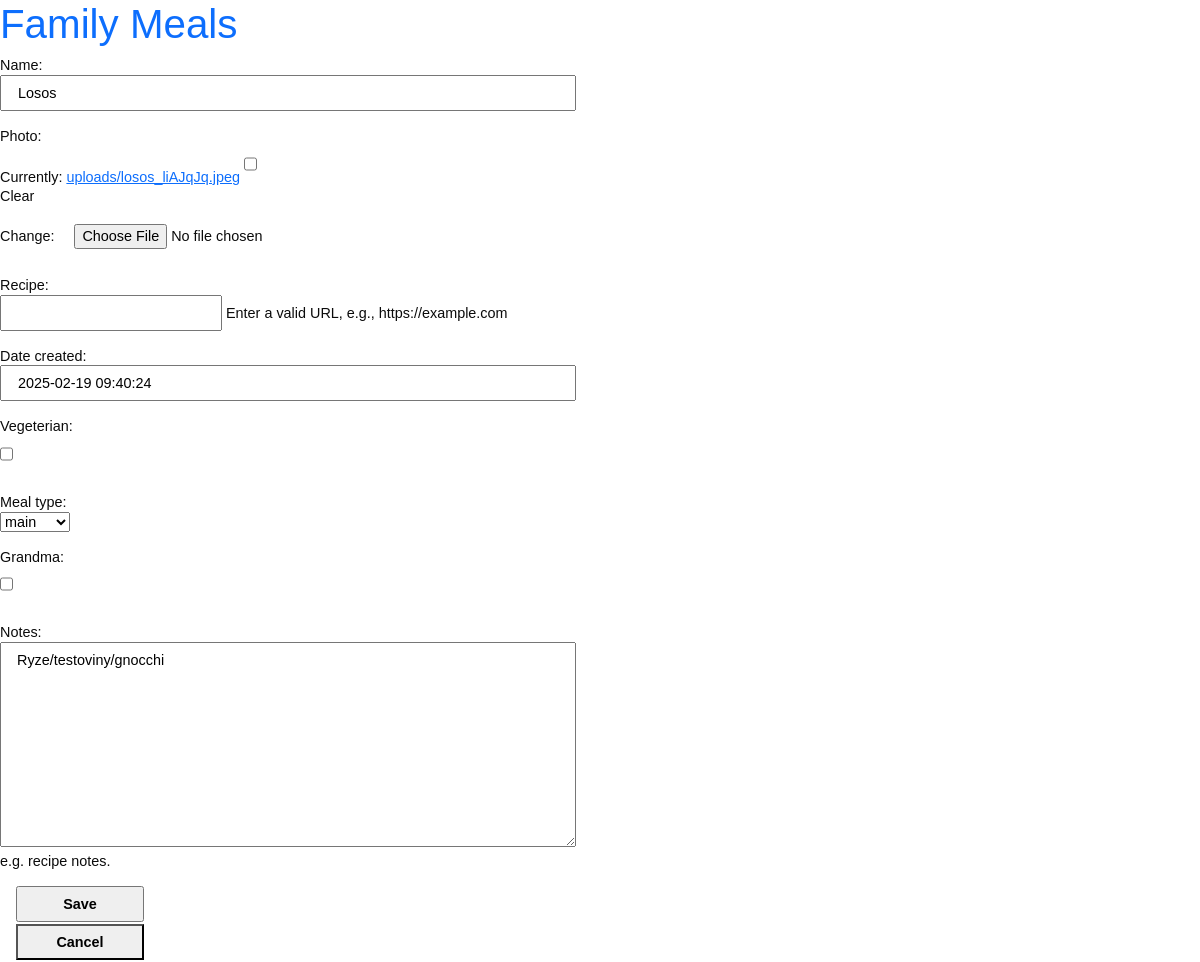
/meal/6/update, run on the app's committed database.
### entries/models.py (models this page shows, shortened)
class Meal(models.Model):
    name = models.CharField(max_length=200)
    photo = models.ImageField(upload_to='uploads/', blank=True, null=True)
    recipe = models.URLField(max_length=500, blank=True, null=True, help_text='Enter a valid URL, e.g., https://example.com')
    date_created = models.DateTimeField(default=timezone.now)
    vegeterian = models.BooleanField(default=False)
    meal_type = models.ForeignKey(MealType, on_delete=models.PROTECT)
    grandma = models.BooleanField(default=False)
    notes = models.TextField(max_length=500, blank=True,  verbose_name='Notes',
    help_text='e.g. recipe notes.')

class MealType(models.Model):
    name = models.CharField(max_length=200)
    def __str__(self):
        return self.name

### entries/views.py (the view, shortened to what this page needs)
# urls.py: path('meal/<int:pk>/update', views.MealUpdateView.as_view(), name='meal-update',),
class MealUpdateView(UpdateView):
    model = Meal
    fields = '__all__'

### entries/templates/entries/meal_form.html (shortened to what this page needs)
{% extends "entries/base.html" %}
{% block content %}
    <form method="post" enctype="multipart/form-data">
        {{ form.as_p }}
        <input type="submit" value="Save">
    </form>
    {% if meal %}
        <a href="{% url 'meal-detail' meal.id %}">
            <button>Cancel</button>
        </a>
    {% else %}
        <a href="{% url 'meal-list' %}">
            <button>Cancel</button>
        </a>
    {% endif %}
{% endblock content %}

### entries/static/css/meals.css (style rules this page uses)
* { box-sizing: border-box; }
body { font-family: sans-serif; font-size: 0.9em; color: rgb(11, 11, 11); }
p { line-height: 1.3em; max-width: 36rem; }
label { display: block; }
button, textarea, input { font-size: inherit; min-height: 2.5em; padding: 0 1rem; }
input[type="text"], textarea { width: 100%; }
textarea { padding: 0.5rem 1rem; font-family: sans-serif; }
button, input[type="submit"] { margin: 0 1rem 2px 1rem; cursor: pointer; font-weight: bold; min-width: 8rem; }

### data on the page
Meal: name "Losos", date_created "2025-02-19 09:40:24", meal_type "main", notes "Ryze/testoviny/gnocchi"
